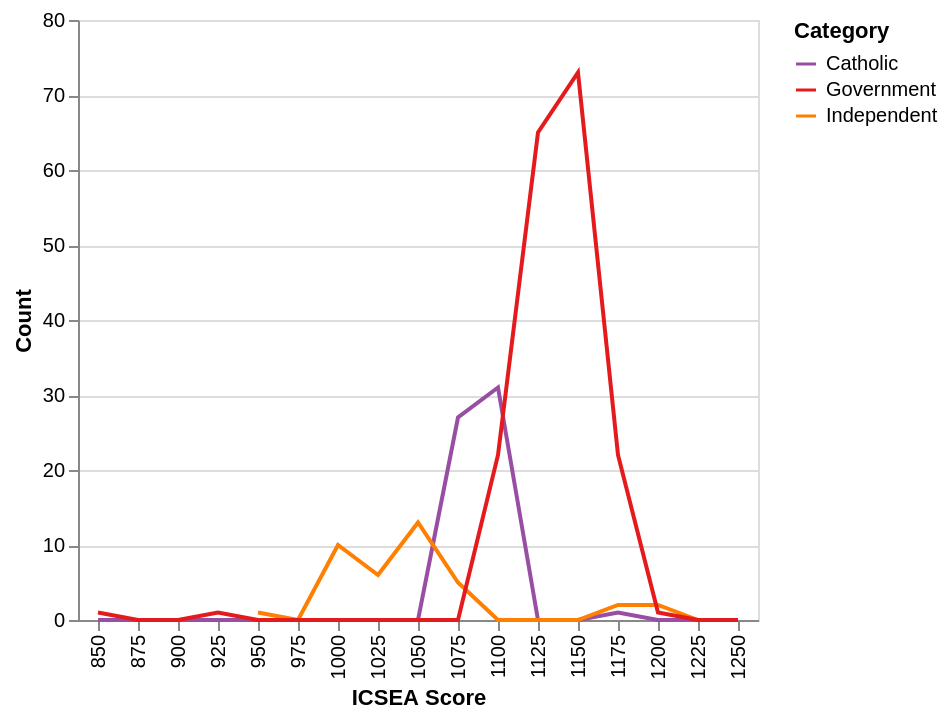

Specify this chart in Vega-Lite:
### Vega-Lite specification from a JSON file in a GitHub repository (floating-point values rounded to 4 significant figures)
{"$schema": "https://vega.github.io/schema/vega-lite/v5.json", "data": {"values": [{"Category": "Catholic", "Range": 850, "Count": 0}, {"Category": "Catholic", "Range": 875, "Count": 0}, {"Category": "Catholic", "Range": 900, "Count": 0}, {"Category": "Catholic", "Range": 925, "Count": 0}, {"Category": "Catholic", "Range": 950, "Count": 0}, {"Category": "Catholic", "Range": 975, "Count": 0}, {"Category": "Catholic", "Range": 1000, "Count": 0}, {"Category": "Catholic", "Range": 1025, "Count": 0}, {"Category": "Catholic", "Range": 1050, "Count": 0}, {"Category": "Catholic", "Range": 1075, "Count": 27}, {"Category": "Catholic", "Range": 1100, "Count": 31}, {"Category": "Catholic", "Range": 1125, "Count": 0}, {"Category": "Catholic", "Range": 1150, "Count": 0}, {"Category": "Catholic", "Range": 1175, "Count": 1}, {"Category": "Catholic", "Range": 1200, "Count": 0}, {"Category": "Catholic", "Range": 1225, "Count": 0}, {"Category": "Catholic", "Range": 1250, "Count": 0}, {"Category": "Independent", "Range": 950, "Count": 1}, {"Category": "Independent", "Range": 975, "Count": 0}, {"Category": "Independent", "Range": 1000, "Count": 10}, {"Category": "Independent", "Range": 1025, "Count": 6}, {"Category": "Independent", "Range": 1050, "Count": 13}, {"Category": "Independent", "Range": 1075, "Count": 5}, {"Category": "Independent", "Range": 1100, "Count": 0}, {"Category": "Independent", "Range": 1125, "Count": 0}, {"Category": "Independent", "Range": 1150, "Count": 0}, {"Category": "Independent", "Range": 1175, "Count": 2}, {"Category": "Independent", "Range": 1200, "Count": 2}, {"Category": "Independent", "Range": 1225, "Count": 0}, {"Category": "Independent", "Range": 1250, "Count": 0}, {"Category": "Government", "Range": 850, "Count": 1}, {"Category": "Government", "Range": 875, "Count": 0}, {"Category": "Government", "Range": 900, "Count": 0}, {"Category": "Government", "Range": 925, "Count": 1}, {"Category": "Government", "Range": 950, "Count": 0}, {"Category": "Government", "Range": 975, "Count": 0}, {"Category": "Government", "Range": 1000, "Count": 0}, {"Category": "Government", "Range": 1025, "Count": 0}, {"Category": "Government", "Range": 1050, "Count": 0}, {"Category": "Government", "Range": 1075, "Count": 0}, {"Category": "Government", "Range": 1100, "Count": 22}, {"Category": "Government", "Range": 1125, "Count": 65}, {"Category": "Government", "Range": 1150, "Count": 73}, {"Category": "Government", "Range": 1175, "Count": 22}, {"Category": "Government", "Range": 1200, "Count": 1}, {"Category": "Government", "Range": 1225, "Count": 0}, {"Category": "Government", "Range": 1250, "Count": 0}]}, "mark": "line", "encoding": {"x": {"field": "Range", "type": "ordinal", "title": "ICSEA Score"}, "y": {"field": "Count", "type": "quantitative", "title": "Count"}, "color": {"field": "Category", "type": "nominal", "title": "Category", "scale": {"range": ["#984ea3", "#e41a1c", "#ff7f00"]}}}}
